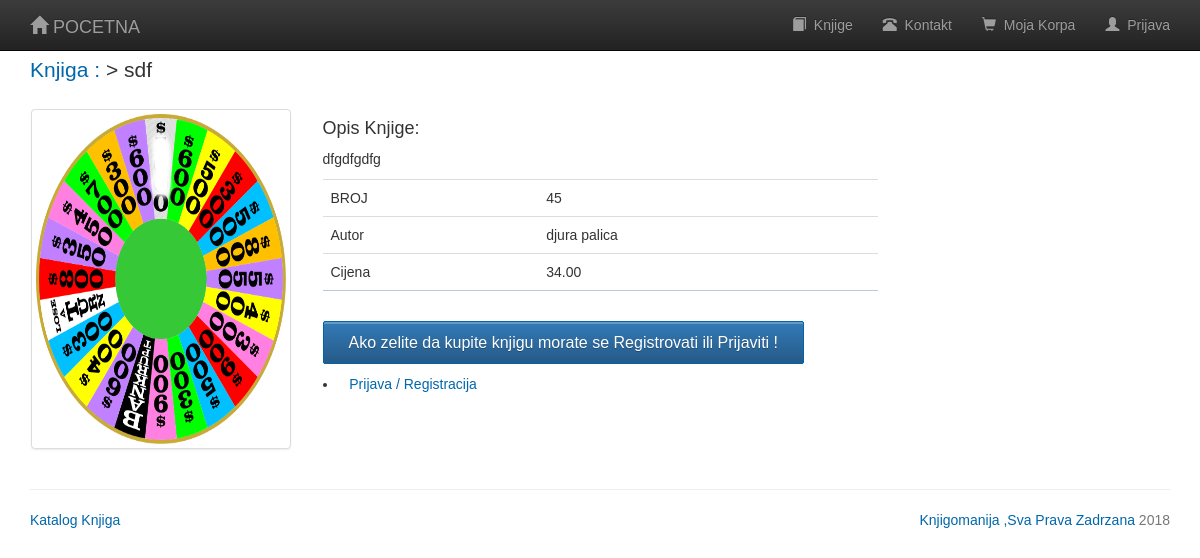
/knjiga.php?bookisbn=45, run on the app's committed database.
### tables this page shows
CREATE TABLE `books` (
  `book_isbn` varchar(20) NOT NULL,
  `book_title` varchar(60) DEFAULT NULL,
  `book_author` varchar(60) DEFAULT NULL,
  `book_image` varchar(40) DEFAULT NULL,
  `book_descr` text,
  `book_price` decimal(6,2) NOT NULL
);

### knjiga.php (the view, shortened to what this page needs)
<?php
  $book_isbn = $_GET['bookisbn'];
  $conn = db_connect();
  $query = "SELECT * FROM books WHERE book_isbn = '$book_isbn'";
  $result = mysqli_query($conn, $query);
  $row = mysqli_fetch_assoc($result);
  require "./template/header.php";
?>
      <p class="lead" style="margin: 25px 0"><a href="knjiga.php">Knjiga :</a> > <?php echo $row['book_title']; ?></p>
      <div class="row">
        <div class="col-md-3 text-center">
          <img class="img-responsive img-thumbnail" src="./bootstrap/img/<?php echo $row['book_image']; ?>">
        </div>
        <div class="col-md-6">
          <h4>Opis Knjige:</h4>
          <p><?php echo $row['book_descr']; ?></p>
          <table class="table">
          	<?php foreach($row as $key => $value){
              if($key == "book_descr" || $key == "book_image" || $key == "book_title"){
                continue;
              }
              switch($key){
                case "book_isbn":
                  $key = "BROJ";
                  break;
                case "book_author":
                  $key = "Autor";
                  break;
                case "book_price":
                  $key = "Cijena";
                  break;
              }
            ?>
            <tr>
              <td><?php echo $key; ?></td>
              <td><?php echo $value; ?></td>
            </tr>
            <?php
              }
            ?>
			<?php
if(isset($_SESSION["username"])){
?>
          </table>
          <form method="post" action="moja_korpa.php">
            <input type="hidden" name="bookisbn" value="<?php echo $book_isbn;?>">
            <input type="submit" value="Kupi/Ubaci u korpu" name="cart" class="btn btn-primary">
          </form>
       	</div>
      </div>
<?php
}
else {
	?>
          </table>
          <form method="post" action="#">
            <input type="submit" value="Ako zelite da kupite knjigu morate se Registrovati ili Prijaviti !" name="cart" class="btn btn-primary">
			<?php echo '<li><a href="prijava.php"><span class="glyphicon glyphicon-login"></span>&nbsp; Prijava / Registracija</a></li>';?>
          </form>
       	</div>
      </div>
<?php
}
  require "./template/footer.php";
?>

### css/style.css (style rules this page uses)
body { font-family:Arial, Sans-Serif; }
a { color:#0067ab; text-decoration:none; }
input[type='submit'] { padding: 10px 25px 8px; color: #fff; background-color: #0067ab; text-shadow: rgba(0,0,0,0.24) 0 1px 0; font-size: 16px; box-shadow: rgba(255,255,255,0.24) 0 2px 0 0 inset,#fff 0 1px 0 0; border: 1px solid #0164a5; border-radius: 2px; margin-top: 10px; cursor:pointer; }

### data on the page
books: book_title "sdf", book_image (picture), book_descr "dfgdfgdfg", book_isbn "45", book_author "djura palica", book_price "34.00"

### other printed values
$key "BROJ"
$key "Autor"
$key "Cijena"
